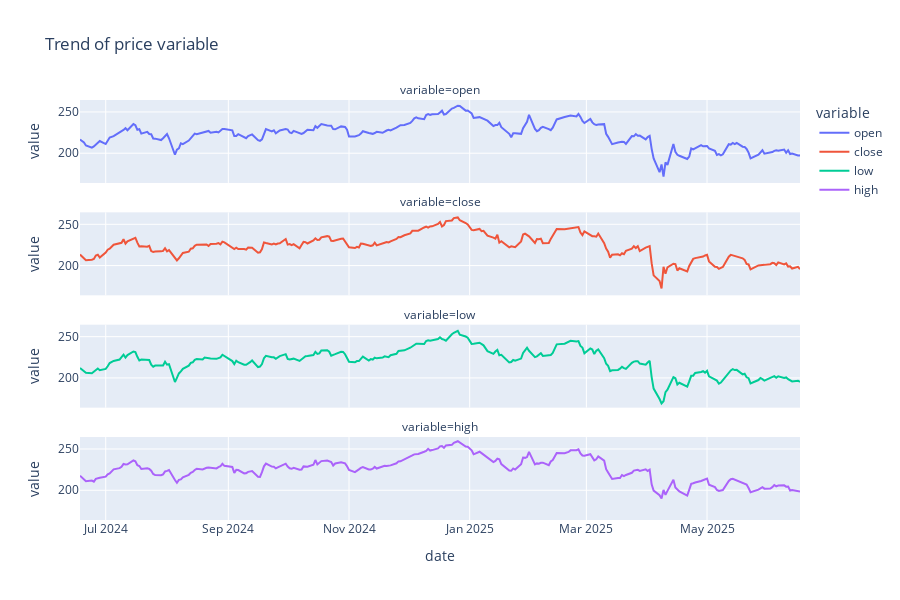
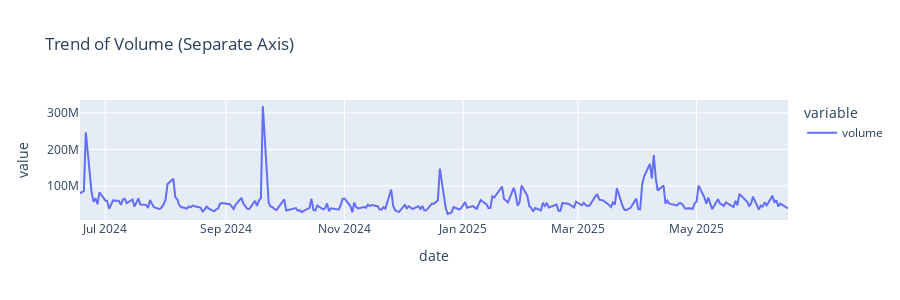

Notebook cell for these charts, in order:
### Code cell
df_plot = df[["date", "open", "close", "low", "high", "volume"]]
df_melt = df_plot.melt(id_vars="date", var_name="variable", value_name="value")

df_melt_price = df_melt[df_melt["variable"] != "volume"]
df_melt_volume = df_melt[df_melt["variable"] == "volume"]

fig1 = px.line(df_melt_price, x="date", y="value", facet_col="variable",
               facet_col_wrap=1, color="variable", title="Trend of price variable", height=600)

fig2 = px.line(df_melt_volume, x="date", y="value", color="variable",
               title="Trend of Volume (Separate Axis)", height=300)

fig1.show()
fig2.show()

with open("C:/aapl-report/trends/index.html", "w") as f:
    f.write(pio.to_html(fig1, include_plotlyjs='cdn', full_html=True))
    f.write("<hr>")  # ngăn cách 2 biểu đồ
    f.write(pio.to_html(fig2, include_plotlyjs=False, full_html=False))

### Figure 1 — Plotly figure (JSON) as saved in the notebook; plotly's stock layout.template omitted (floating-point values rounded to 4 significant figures; data arrays with more than 128 entries replaced by an {"elided": "..."} marker saying what was removed)
{"data": [{"hovertemplate": "variable=open<br>date=%{x}<br>value=%{y}<extra></extra>", "legendgroup": "open", "line": {"color": "#636efa", "dash": "solid"}, "marker": {"symbol": "circle"}, "mode": "lines", "name": "open", "orientation": "v", "showlegend": true, "type": "scatter", "x": {"elided": "250 str values"}, "xaxis": "x4", "y": {"elided": "250 float values"}, "yaxis": "y4"}, {"hovertemplate": "variable=close<br>date=%{x}<br>value=%{y}<extra></extra>", "legendgroup": "close", "line": {"color": "#EF553B", "dash": "solid"}, "marker": {"symbol": "circle"}, "mode": "lines", "name": "close", "orientation": "v", "showlegend": true, "type": "scatter", "x": {"elided": "250 str values"}, "xaxis": "x3", "y": {"elided": "250 float values"}, "yaxis": "y3"}, {"hovertemplate": "variable=low<br>date=%{x}<br>value=%{y}<extra></extra>", "legendgroup": "low", "line": {"color": "#00cc96", "dash": "solid"}, "marker": {"symbol": "circle"}, "mode": "lines", "name": "low", "orientation": "v", "showlegend": true, "type": "scatter", "x": {"elided": "250 str values"}, "xaxis": "x2", "y": {"elided": "250 float values"}, "yaxis": "y2"}, {"hovertemplate": "variable=high<br>date=%{x}<br>value=%{y}<extra></extra>", "legendgroup": "high", "line": {"color": "#ab63fa", "dash": "solid"}, "marker": {"symbol": "circle"}, "mode": "lines", "name": "high", "orientation": "v", "showlegend": true, "type": "scatter", "x": {"elided": "250 str values"}, "xaxis": "x", "y": {"elided": "250 float values"}, "yaxis": "y"}], "layout": {"annotations": [{"font": {}, "showarrow": false, "text": "variable=high", "x": 0.5, "xanchor": "center", "xref": "paper", "y": 0.1975, "yanchor": "bottom", "yref": "paper"}, {"font": {}, "showarrow": false, "text": "variable=low", "x": 0.5, "xanchor": "center", "xref": "paper", "y": 0.465, "yanchor": "bottom", "yref": "paper"}, {"font": {}, "showarrow": false, "text": "variable=close", "x": 0.5, "xanchor": "center", "xref": "paper", "y": 0.7325, "yanchor": "bottom", "yref": "paper"}, {"font": {}, "showarrow": false, "text": "variable=open", "x": 0.5, "xanchor": "center", "xref": "paper", "y": 1, "yanchor": "bottom", "yref": "paper"}], "height": 600, "legend": {"title": {"text": "variable"}, "tracegroupgap": 0}, "title": {"text": "Trend of price variable"}, "xaxis": {"anchor": "y", "domain": [0, 1], "title": {"text": "date"}}, "xaxis2": {"anchor": "y2", "domain": [0, 1], "matches": "x", "showticklabels": false}, "xaxis3": {"anchor": "y3", "domain": [0, 1], "matches": "x", "showticklabels": false}, "xaxis4": {"anchor": "y4", "domain": [0, 1], "matches": "x", "showticklabels": false}, "yaxis": {"anchor": "x", "domain": [0, 0.1975], "title": {"text": "value"}}, "yaxis2": {"anchor": "x2", "domain": [0.2675, 0.465], "matches": "y", "title": {"text": "value"}}, "yaxis3": {"anchor": "x3", "domain": [0.535, 0.7325], "matches": "y", "title": {"text": "value"}}, "yaxis4": {"anchor": "x4", "domain": [0.8025, 1], "matches": "y", "title": {"text": "value"}}}}

### Figure 2 — Plotly figure (JSON) as saved in the notebook; plotly's stock layout.template omitted (floating-point values rounded to 4 significant figures; data arrays with more than 128 entries replaced by an {"elided": "..."} marker saying what was removed)
{"data": [{"hovertemplate": "variable=volume<br>date=%{x}<br>value=%{y}<extra></extra>", "legendgroup": "volume", "line": {"color": "#636efa", "dash": "solid"}, "marker": {"symbol": "circle"}, "mode": "lines", "name": "volume", "orientation": "v", "showlegend": true, "type": "scatter", "x": {"elided": "250 str values"}, "xaxis": "x", "y": {"elided": "250 int values"}, "yaxis": "y"}], "layout": {"height": 300, "legend": {"title": {"text": "variable"}, "tracegroupgap": 0}, "title": {"text": "Trend of Volume (Separate Axis)"}, "xaxis": {"anchor": "y", "domain": [0, 1], "title": {"text": "date"}}, "yaxis": {"anchor": "x", "domain": [0, 1], "title": {"text": "value"}}}}
